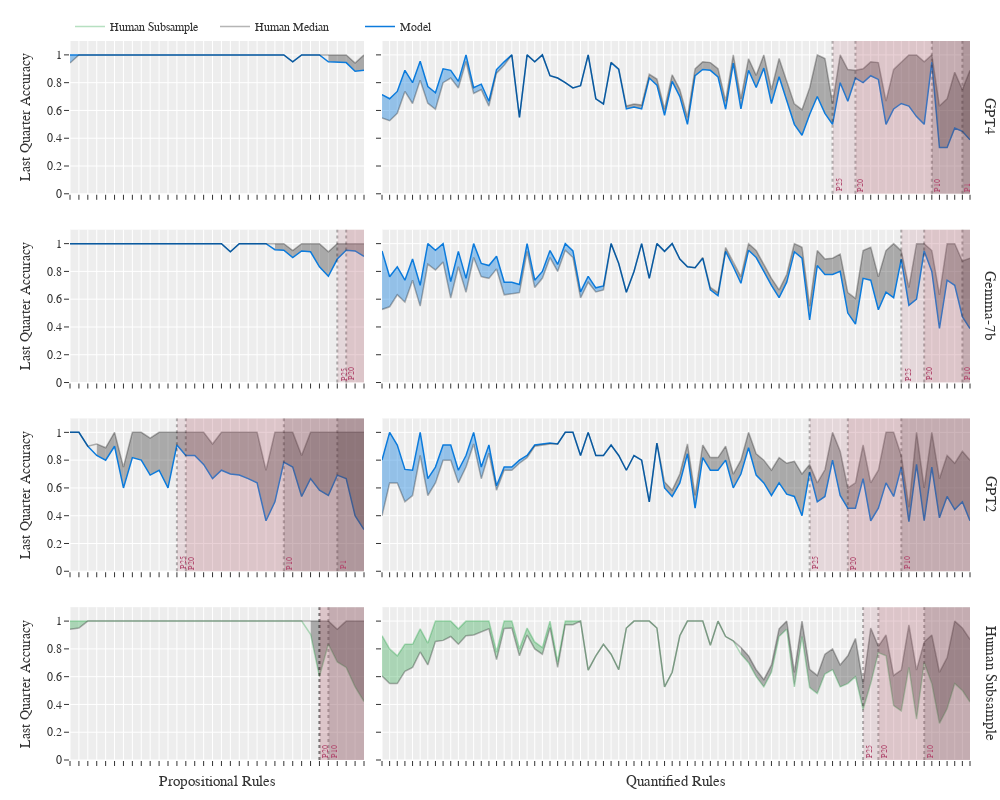

Notebook cell for this chart:
### Code cell
SETSTOP=25
model_df = pd.read_csv(f'./results/experiment_1/model_indiv_stats_to_set{SETSTOP}.csv')
model_to_pretty = {"gpt4": "GPT4", "gemma_7b": "Gemma-7b", "mixtralinst": "Mixstral 8x7B Inst", "llama2_7b": "Llama2-7b", 'gpt2': "GPT2", "human": "Human Subsample"}
models = [
        "gpt4", 
        "gemma_7b", 
        # "mixtralinst", 
        # "llama2_7b",
        #  "Gemma-2b",
        "gpt2",
        "human"
        ]
for model in models:
    print(f"{model} | Proportion of propositional rules within top 75%", (model_df[(model_df['subject'] == model) & (model_df['concept'].isin(SUBSETS['boolean']))]['last_quarter_percentile'] >= 25).mean())
    print(f"{model} | Proportion of FOL rules within top 75%", (model_df[(model_df['subject'] == model) & (model_df['concept'].isin(SUBSETS['fol']))]['last_quarter_percentile'] >= 25).mean())
    print(f"{model} |Proportion of propositional rules in bottom 25%", (model_df[(model_df['subject'] == model)]['last_quarter_percentile'] < 25).mean())

fig = make_delta_figure(models, model_df, [1, 10, 20, 25], model_to_pretty)
fig.write_image("./analysis/fig/e1_delta_graph.pdf")
fig.show()
